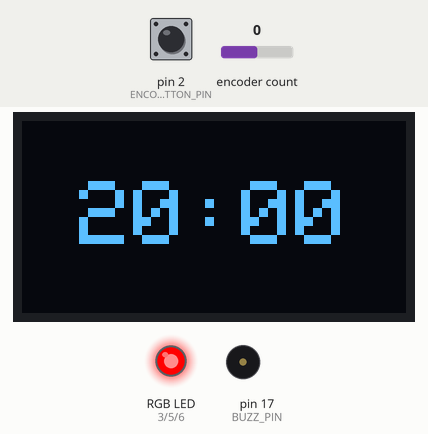
This sketch was run on a simulated Arduino Uno, built with avr-gcc and run on an emulated ATmega328P. Parts: 128×64 one-colour display, an RGB LED mixed from three pins (HIGH = lit), buzzer (waves = sounding, pin HIGH). Dashed ring = blinking. The test bench sets the inputs (shaded band); at power-on: pin 2 (ENCODER_BUTTON_PIN) HIGH, encoder count 0.

Above: at 1.6 s.
1.7 s: pin 2 (ENCODER_BUTTON_PIN) driven LOW
At 3.76 s:
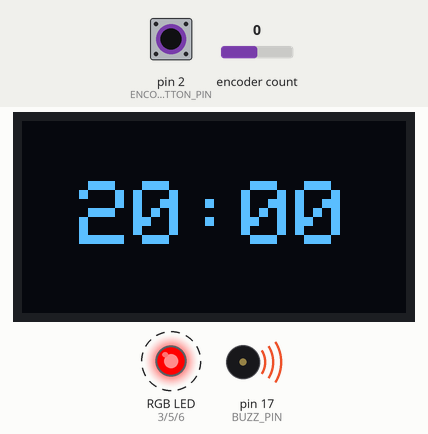
4.7 s: encoder count set to 1
At 5.2 s:
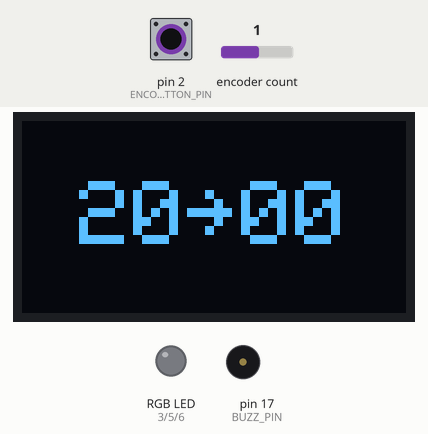
6.4 s: encoder count set to 0
At 6.8 s:
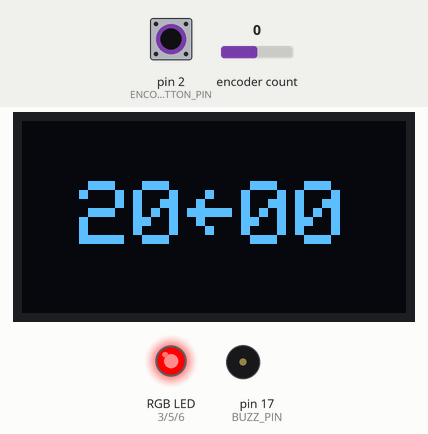
7.9 s: pin 2 (ENCODER_BUTTON_PIN) pulsed HIGH 5 times (0.12 s each, 0.3 s apart)
At 9.4 s:
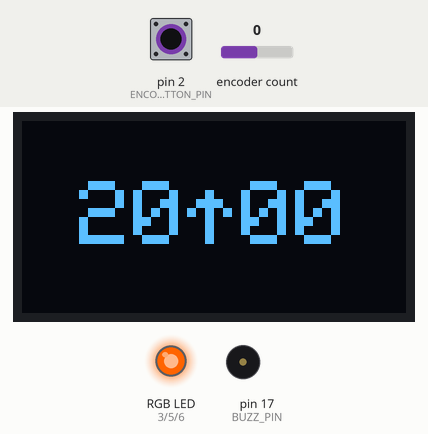
10.9 s: pin 2 (ENCODER_BUTTON_PIN) driven HIGH
At 11.8 s:
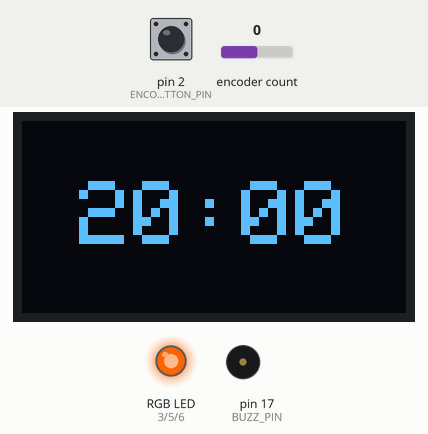
Timing chart, 0 to 13.9 s (numbered marks = the images above; inputs shaded):
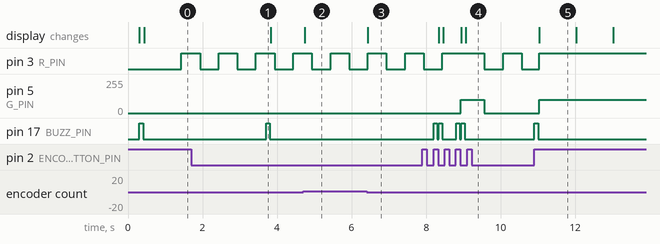

Measured:
- after the input at 1.7 s, pin 17 (BUZZ_PIN): LOW → HIGH after 2.0 s, → LOW 0.10 s later
- after the input at 4.7 s, the display: changes at once (image 2)
- after the input at 6.4 s, the display: changes at once (image 3)
- after the input at 7.9 s, pin 5 (G_PIN): 0/255 → 100/255 after 1.0 s, → 0/255 0.63 s later; the display: first changes after 0.44 s (image 4 shows a later state)
- after the input at 10.9 s, pin 3 (R_PIN): goes on until 11.0 s, then stays HIGH; pin 5 (G_PIN): 0/255 → 100/255 after 0.13 s
- what the display in image 5 shows lasts 1.0 s, from 11.0 s to 12.0 s

The sketch:

study_timer.ino
```cpp
// https://github.com/PaulStoffregen/MsTimer2/blob/f90127ce8289b73c2e74b8be222ab7c755621717/MsTimer2.h

/*
    main project file, here I define all the states

    note:

    This device can operate in two distinct modes

    i.  Work Timer
    ii. Normal Timer

    Work Timer mode:

    Extra Rest
    |       ^
    V       |
    Work    |
    |       |
    V       |
    Rest----|

    Normal Timer mode:

    Extra Rest (Pause)
    |       ^
    V       |
    Count---|
*/

#include<MsTimer2.h>  // version 1.1, implements a software interrupt that runs a function at specific interval of time

#include"timer.h"
#include"push_button.h"
#include"rotary_encoder.h"
#include"oled_display.h"

#include"buzzer.h"
#include"rgb_led.h"

#include"state_machine.h"
#include"time_point.h"


// colors

#define WORK_COLOR {255, 100, 0} /*orange*/
#define REST_COLOR {0, 255, 0} /*green*/
#define EXTRA_REST_COLOR {255, 0, 0} /*red*/


// durations

#define WORK_MINS /*0*/ 20
#define WORK_SECS /*10*/ 0
#define MAX_REST_MINS 20

// durations in milli seconds

#define BLINK_DURATION 500lu
// after some testing I found 997 millisecond is the best to represent 1 second in this system
#define SECOND_DURATION 997lu


// global variables

STATE_MACHINE sm;


/*
    the states are actually global variables, following state objects are declared
    here because they are referenced before they are defined
*/

extern class REST_STATE rest_state;

extern class EXTRA_REST_STATE extra_rest_state;

extern class SETTING_STATE setting_state;


//==================
// define work state
//==================

class WORK_STATE : public BASE_STATE
{
    unsigned work_sec;  // work time in seconds

    void Enter()	// initialze this state
		{
        ping();

        timer.set_duration(work_sec * SECOND_DURATION);

        timer.start();

        OLED.clear();

        set_color(WORK_COLOR);
    }

		void Loop()
		{
        // state change

        if(timer.time_out())
        {
            sm.change_to(rest_state, work_sec);

            return;
        }

        // progress bar display how much time is left

        OLED.progress_bar(timer.remaining_time());
    }

    public:

    // receiving the work time in seconds

    void init(unsigned _work_sec)
    {
        work_sec = _work_sec;
    }
} work_state;


//==================
// define rest state
//==================

class REST_STATE : public BASE_STATE
{
    TIME_POINT tp;  // used to display remaining rest time on the screen

    void Enter()	// initialze this state
		{
        ping();

        /*
            timer is used to decrement the time point 'tp' per second
        */

        timer.set_duration(SECOND_DURATION);

        timer.start();

        OLED.print(tp);

        set_color(REST_COLOR);
    }

		void Loop()
		{
        // display remaining rest time

        if(timer.time_out())
        {
            tp.decrement();

            OLED.print(tp);
        }

        // state change

        if((tp.minute == 0 && tp.second == 0) || encoder_button.pressed())
        {
            // resting time is over or user wants to skip rest

            sm.change_to(extra_rest_state);
        }
    }

    public:

    // receiving the work time in seconds and calculating our time point

    void init(unsigned work_sec)
    {
        // calculating resting time and adding it up to the unused resting time

        auto total_resting_seconds = work_sec / 4;

        tp.second += total_resting_seconds % 60;

        // tp.second cannot be > 59 before the addition, hence following correction is sufficient

        if(tp.second >= 60)
        {
            tp.second -= 60;

            ++tp.minute;
        }

        tp.minute += total_resting_seconds / 60;

        // one can't get too much rest, so we truncate max resting time

        if(tp.minute > MAX_REST_MINS)
        {
            tp.minute = MAX_REST_MINS;
        }
    }
} rest_state;


//==================
// define count state
//==================

class COUNT_STATE : public BASE_STATE
{
    TIME_POINT *tp; // receives the time point from extra rest state

    void Enter()	// initialze this state
		{
        ping();

        timer.set_duration(SECOND_DURATION);

        timer.start();

        tp->no_point(); // print ':' between minute and second

        OLED.print(*tp);

        set_color(WORK_COLOR);
    }

		void Loop()
		{
        // display remaining time

        if(timer.time_out())
        {
            tp->decrement();

            OLED.print(*tp);
        }

        // state change

        if((tp->minute == 0 && tp->second == 0) || encoder_button.pressed())
        {
            /*
                go to extra rest state when the time is over or
                user presses the button, which actually "pauses"
                the timer
            */

            sm.change_to(extra_rest_state);
        }
    }

    public:

    // receive the TIME_POINT object from extra rest state

    void init(TIME_POINT *_tp)
    {
        tp = _tp;
    }
} count_state;


//========================
// define extra_rest state
//========================

class EXTRA_REST_STATE : public BASE_STATE
{
    bool work_mode; // work mode or timer mode

    TIME_POINT work_time; // stores the time of work

    void Enter()	// initialze this state
		{
        ping();

        encoder.setPosition(0);

        work_mode ? work_time.no_point() : work_time.point_up();

        OLED.print(work_time);

        MsTimer2::start();  // start the blinking LED
    }

		void Loop()
		{
        // indication direction

        if((int)encoder.getDirection())
        {
            // limit the position between -1 and 1

            if(encoder.getPosition() >= 1)
            {
                work_time.point_second();

                encoder.setPosition(1);
            }
            else if(encoder.getPosition() <= -1)
            {
                work_time.point_minute();

                encoder.setPosition(-1);
            }
            else
            {
                // position is 0

                work_mode ? work_time.no_point() : work_time.point_up();
            }

            OLED.print(work_time);
        }

        // selection and change state

        if(encoder_button.pressed())
        {
            switch((int)encoder.getPosition())
            {
                case -1:

                        if(held_down(encoder_button))
                        {
                            // the button was pressed down for 2 seconds

                            // set minute to its default value

                            ping();

                            work_time.minute = WORK_MINS; // setting to default

                            OLED.print(work_time);

                            break;
                        }

                        // change TO SETTING state to set minute

                        work_time.select_minute();

                        sm.change_to(setting_state, &work_time, &(work_time.minute), 60, 0);

                        break;

                case 1:

                        if(held_down(encoder_button))
                        {
                            // the button was pressed down for 2 seconds

                            // set second to its default value

                            ping();

                            work_time.second = WORK_SECS; // setting to default

                            OLED.print(work_time);

                            break;
                        }

                        // change TO SETTING state to set second

                        work_time.select_second();

                        sm.change_to(setting_state, &work_time, &(work_time.second), 59, 0);

                        break;

                case 0:

                        if(held_down(encoder_button))
                        {
                            // the button was pressed down for 2 second

                            // switch between Work Timer and Normal Timer modes

                            ping();

                            work_mode = !work_mode;

                            work_mode ? work_time.no_point() : work_time.point_up();

                            OLED.print(work_time);

                            break;
                        }

                        /*
                            change TO WORK or count state depending on the mode of operation
                            (Work Timer or Normal Timer)
                        */

                        MsTimer2::stop(); // stop the blinking LED

                        if(work_mode)
                        {
                            sm.change_to(work_state, work_time.minute * 60 + work_time.second/*work time in seconds*/);
                        }
                        else
                        {
                            sm.change_to(count_state, &work_time);
                        }

                        break;
            }
        }
    }

    public:

    EXTRA_REST_STATE() : work_mode(true), work_time(WORK_MINS, WORK_SECS)
    {
        // setting blinking led software interrupt

        MsTimer2::set(BLINK_DURATION, [](){
            static volatile bool blink = true;

            blink = !blink;

            (blink) ? set_color(EXTRA_REST_COLOR) : set_color({0, 0, 0});
        });

        // !!!! when I call it from else where the work mode light turned green for no reason
    }
} extra_rest_state;


//========================
// define setting state
//========================

class SETTING_STATE : public BASE_STATE
{
    TIME_POINT *tp; // receives the time point from extra rest state

    uint8_t *data;  // points to a member data (minute or second) of the TIME_POINT object received

    uint8_t max_rotation, min_rotation;

		void Enter()	// initialze this state
		{
        ping();

        OLED.print(*tp);

        encoder.setPosition(*data);
    }

		void Loop()	// working of this state
		{
        // update minute or second

        if((int)encoder.getDirection())
        {
            // limit the position between MAX and MIN and set *data according to the rotar position

            if(encoder.getPosition() > max_rotation)
            {
                encoder.setPosition(min_rotation);
            }
            else if(encoder.getPosition() < min_rotation)
            {
                encoder.setPosition(max_rotation);
            }

            *data = encoder.getPosition();

            OLED.print(*tp);
        }

        // selection and state change

        if(encoder_button.pressed())
        {
            // the value is selected for *data

            sm.change_to(extra_rest_state);
        }
    }

    public:

		void init(TIME_POINT *_tp, uint8_t *_data, uint8_t _max_rotation, uint8_t _min_rotation)
		{
        tp = _tp;

        data = _data;

        max_rotation = _max_rotation;

        min_rotation = _min_rotation;
    }
} setting_state;


void setup()
{
    // put your setup code here, to run once:

    rgb_led_setup();

    OLED.setup();

    OLED.clear();

    buzzer_setup();

    button_setup();

    // set initial state

    sm.change_to(extra_rest_state);
}

void loop()
{
    encoder_button.update();

    encoder.tick();

    sm.Loop();
}
```

buzzer.h
```cpp
/*
    Here I provide some functions to setup and handle the buzzer (Active buzzer)
*/

#ifndef BUZZER_HEADER
#define BUZZER_HEADER

#define BUZZ_PIN 17 // buzzer output

// setup the buzzer system

void buzzer_setup()
{
    pinMode(BUZZ_PIN, OUTPUT);
}

// just generate a little sound with buzzer

void ping()
{
    digitalWrite(BUZZ_PIN, HIGH);

    delay(100);

    digitalWrite(BUZZ_PIN, LOW);
}

#endif
```

oled_display.h
```cpp
/*
    this file provides an object for easy handling of oled display
*/

#ifndef OLED_DISPLAY_HEADER
#define OLED_DISPLAY_HEADER

#include <Wire.h> // comes with arduino ide used for I2C communication
#include <Adafruit_GFX.h> // version 1.11.11, to draw (lines, texts, etc) on the OLED display
#include <Adafruit_SH110X.h>  // version 2.1.22, 1.3 inch OLED display driver
#include"time_point.h"

#define I2C_ADDRESS_OLED 0X3C // this address seems to work for me

#define SCREEN_WIDTH   128
#define SCREEN_HEIGHT  64

/*
    display and ui class, this class is very specific for this project,
    not a general purpose one, just to display the time on OLED display
    and clean the display when needed
*/

class OLED_DISPLAY
{
    Adafruit_SH1106G display; // main display object

    uint8_t x, y; // position of the text representing time

    char str[6];  // to store the text representing time

    public:

    OLED_DISPLAY() : display(SCREEN_WIDTH, SCREEN_HEIGHT)
    {}

    /*
        call the following function from setup(), it sets up the display and
        calculates position of the text on the display
    */

    void setup()
    {
        // initialize and set up our display

        delay(250); // wait for our display to power up

        display.begin(I2C_ADDRESS_OLED);

        display.setContrast(10);  // dim the display

        // It's a monochrome display, so it's very obvious that I want white text

        display.setTextColor(SH110X_WHITE);

        /*
            I want to display the time in the middle of the screen, some calculation
            is needed for that, and the result will be stored in x and y for later use
        */

        display.setTextSize(3);

        int16_t _x, _y;

        uint16_t w, h;

        display.getTextBounds("00:00", 0, 0, &_x, &_y, &w, &h); // getting height and width of the text

        // finally the position calculation

        x = SCREEN_WIDTH / 2 - w / 2;

        y = SCREEN_HEIGHT / 2 - h / 2;
    }

    // print given time in the middle of the screen

    void print(const TIME_POINT& time)
    {
        display.clearDisplay();

        // display.drawRect(0, 0, SCREEN_WIDTH, SCREEN_HEIGHT, SH110X_WHITE);

        // place the text in the middle

        display.setCursor(x, y);

        time.time_string(str);  // getting the time string

        display.print(str); // prints the string in the display buffer

        display.display();  // shine the contents of display buffer on the screen
    }

    // clean the screen

    void clear()
    {
        display.clearDisplay();

        display.display();
    }

    // display a progress bar near the bottom of the screen

    void progress_bar(float fraction)
    {
        display.clearDisplay();

        display.drawRect(0, SCREEN_HEIGHT - 7, SCREEN_WIDTH, 5, SH110X_WHITE);

        display.fillRect(SCREEN_WIDTH - SCREEN_WIDTH * fraction, SCREEN_HEIGHT - 7, SCREEN_WIDTH * fraction, 5, SH110X_WHITE);

        display.display();
    }
} OLED; // display and ui object

#endif // OLED_DISPLAY_HEADER
```

push_button.h
```cpp
// this file provides objects for easy setup and handling of the push buttons

#ifndef PUSH_BUTTON_HEADER
#define PUSH_BUTTON_HEADER

#include<Bounce2.h> // version 2.71

/*
    note:

    I initially had 2 push buttons, later I used only one which comes with
    the rotary encoder and removed the other one.

    But instead of removing the code for the other button I comment it out
    so that I can get it easily in future if needed.
*/

// #define BUTTON_PIN 4
#define ENCODER_BUTTON_PIN 2

// objects for our push button

// Bounce2::Button button;

Bounce2::Button encoder_button;

// call this from the setup()

void button_setup()
{
    /*button.attach(BUTTON_PIN, INPUT_PULLUP);

    button.interval(5);

    button.setPressedState(LOW);*/

    encoder_button.attach(ENCODER_BUTTON_PIN, INPUT_PULLUP);

    encoder_button.interval(5);

    encoder_button.setPressedState(LOW);
}

/*
    I have implemented some fuctionalities that require the button to be pressed down
    for longer time, this function is meant to be called after detecting a button press
    to check if the button was pressed down for 2 seconds
*/

bool held_down(const Bounce2::Button& button)
{
    while((button.update(), button.isPressed()))
    {
        if(button.currentDuration() > 2000)
        {
            // the button was pressed down for 2 seconds

            return true;
        }
    }

    return false;
}

#endif // PUSH_BUTTON_HEADER
```

rgb_led.h
```cpp
/*
    Here I provide some functions to setup and handle the RGB LED
*/

#ifndef RGB_LED_HEADER
#define RGB_LED_HEADER

#define R_PIN 3
#define G_PIN 5
#define B_PIN 6

struct rgb
{
    uint8_t r, g, b;
};

// setting up RGB LED system

void rgb_led_setup()
{
    pinMode(R_PIN, OUTPUT);

    pinMode(G_PIN, OUTPUT);

    pinMode(B_PIN, OUTPUT);
}

// setting the colour of rgb led

void set_color(rgb color)
{
    analogWrite(R_PIN, color.r);

    analogWrite(G_PIN, color.g);

    analogWrite(B_PIN, color.b);
}

#endif
```

rotary_encoder.h
```cpp
// this file provides an object for easy handling of rotary encoder

#ifndef ROTARY_ENCODER_HEADER
#define ROTARY_ENCODER_HEADER

#include<RotaryEncoder.h> // version 1.5.3

#define DT 7
#define CLK 8

/*
    notice the first 2 args, "CLK, DT", you can swap tham as,
    "DT, CLK", to change input direction
*/

RotaryEncoder encoder(CLK, DT, RotaryEncoder::LatchMode::TWO03);

#endif
```

timer.h
```cpp
// this file provides an object for easy handling of timimg

#ifndef TIMER_HEADER
#define TIMER_HEADER

/*
    this class provides a timer like functionality, you set a duration in ms, start the timer
    and check for time out. Upon time out the timer autometically resets and starts again for
    the same duration.
*/

class TIMER
{
    unsigned long time_point, duration;

    public:

    void set_duration(unsigned long ms) noexcept
    {
        duration = ms;
    }

    // take a time point and start the timer

    void start() noexcept
    {
        time_point = millis();
    }

    // returns the remaining time as a fraction

    float remaining_time() noexcept
    {
        return 1 - (millis() - time_point) / (float)duration;
    }

    /*
        returns true once after set duration has been passed and
        resets and restarts the timer
    */

    bool time_out() noexcept
    {
        auto new_time_point = millis();

        if(new_time_point - time_point >= duration)
        {
            time_point = new_time_point;  // updating old time point

            return true;
        }

        return false;
    }
} timer;

#endif
```

Source omitted: state_machine.h (6729 bytes), time_point.h (1610 bytes)
